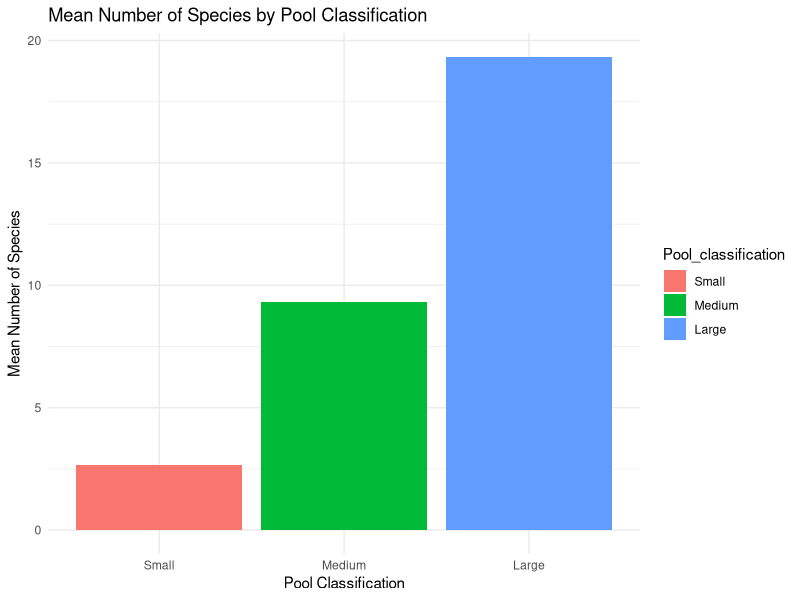

The R script that drew this image:
## Shane Maguire

library(readxl)
library(tidyverse)

# Read the Excel file into R
data <- read_excel("data/ZOOV212-prac-4-data.xlsx", sheet = "RawData", range = "A1:D10")

# Print the first few rows of the data to check its structure
head(data)

# Get the column index for "Pool_number"
pool_number_col <- which(names(data) == "Pool_number")
 
# Reshape the data into tidy format
tidy_data <- data %>%
  pivot_longer(cols = c(Pool_number), names_to = "Variable", values_to = "Value")

# Checking stucture
head(tidy_data)


tidy_data$Pool_classification <- factor(tidy_data$Pool_classification, levels = c("Small", "Medium", "Large"))  

mean_species <- tidy_data %>%
  group_by(Pool_classification) %>%
  summarize(mean_species = mean(`#species`))


ggplot(mean_species, aes(x = Pool_classification, y = mean_species, fill = Pool_classification)) +
  geom_bar(stat = "identity") +
  labs(x = "Pool Classification", y = "Mean Number of Species", title = "Mean Number of Species by Pool Classification") +
  theme_minimal()    

